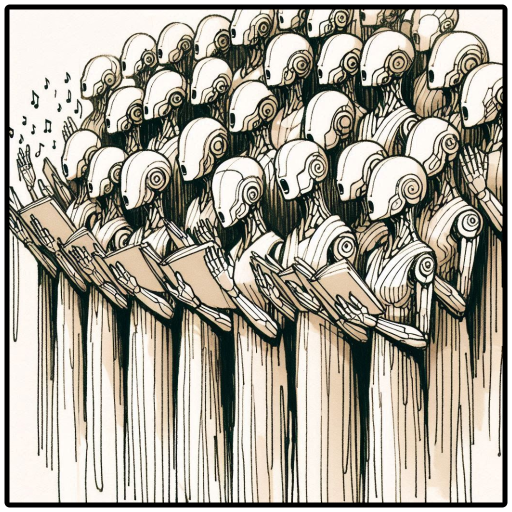
#> input picture ai-choir.png, 1024 x 1024 px (shown at 1/2 size)
$ python make_rounded_icns.py ai-choir.png
#> lines starting #> are read from the running program, lines starting #| are printed output that depends on the picture; after the words box and inside, x2 and y2 are one past the last pixel; in counts of white or black regions, pixels touching at a corner belong together
#!/usr/bin/env python3
"""Reshape the source icon art into a macOS-style rounded icon and build the
.icns. macOS app icons are a rounded square ("squircle") inset with transparent
padding (~83% of the canvas, ~22% corner radius) -- without this the icon shows
sharp corners and visually sticks out next to native apps.

Usage: python make_rounded_icns.py [source.png]   (default: icon.png)
"""
import os
import shutil
import subprocess
import sys

from PIL import Image, ImageChops, ImageDraw

CANVAS = 1024
MARGIN = 88                       # ~8.6% padding each side -> body ~82.8%
BODY = CANVAS - 2 * MARGIN        # 848
RADIUS = round(BODY * 0.2237)     # ~190, Apple's corner-radius ratio


def make_rounded(src):
#> called with src = 'ai-choir.png'
    art = Image.open(src).convert("RGBA").resize((BODY, BODY), Image.LANCZOS)
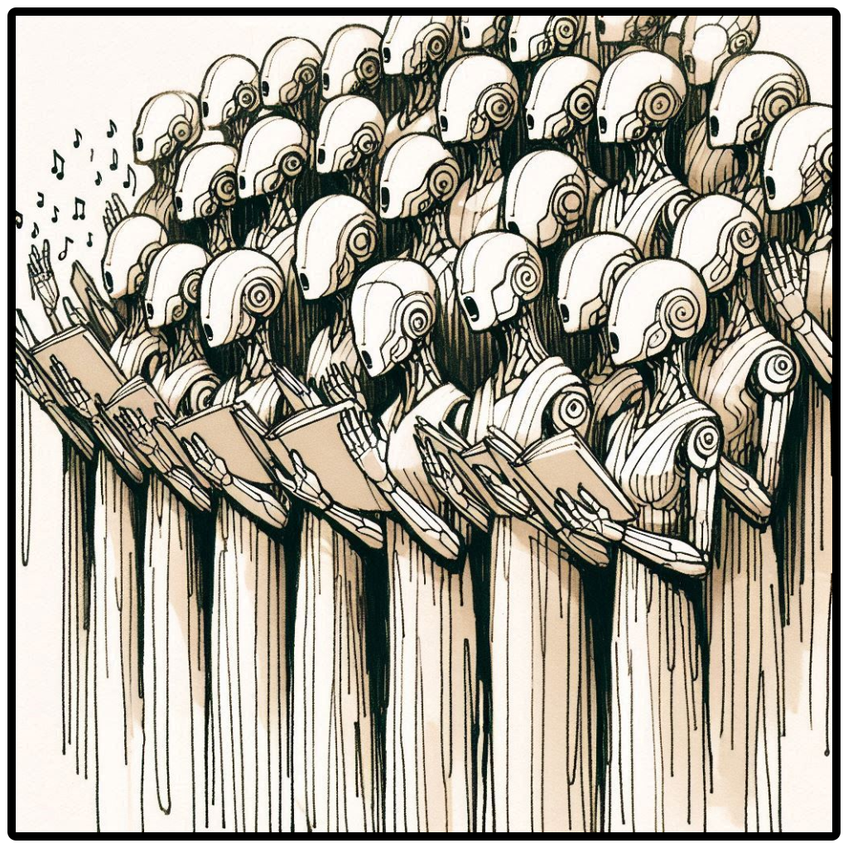
#> art: PIL image 848x848 RGBA; mean R, G, B, A 159.4, 154.8, 143, 246.1; transparent parts drawn white

    mask = Image.new("L", (BODY, BODY), 0)
#> mask: PIL image 848x848 L; every value is 0
    ImageDraw.Draw(mask).rounded_rectangle(
        [0, 0, BODY - 1, BODY - 1], radius=RADIUS, fill=255)
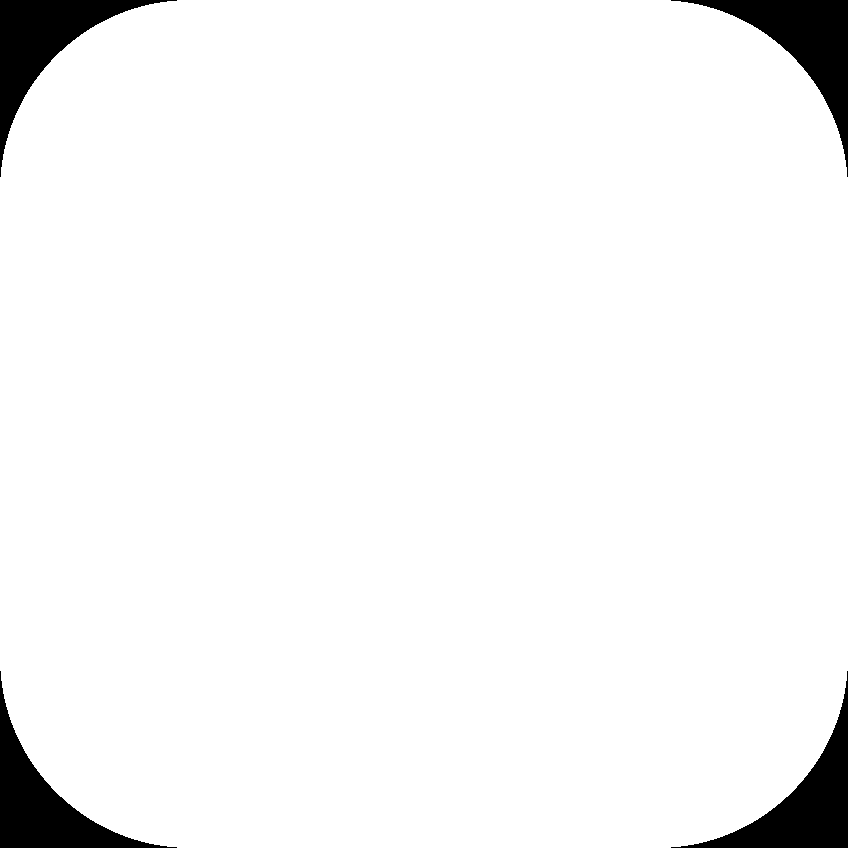
#> mask: PIL image 848x848 L; 95.7% white; 4 black regions, box (x1, y1, x2, y2) and area: (0, 0, 177, 177) 7802, (671, 0, 848, 177) 7802, (0, 671, 177, 848) 7802, (671, 671, 848, 848) 7802
    # combine with any existing alpha so internal transparency is preserved
    art.putalpha(ImageChops.multiply(art.getchannel("A"), mask))

    canvas = Image.new("RGBA", (CANVAS, CANVAS), (0, 0, 0, 0))
#> canvas: PIL image 1024x1024 RGBA; every value is 0
    canvas.paste(art, (MARGIN, MARGIN), art)
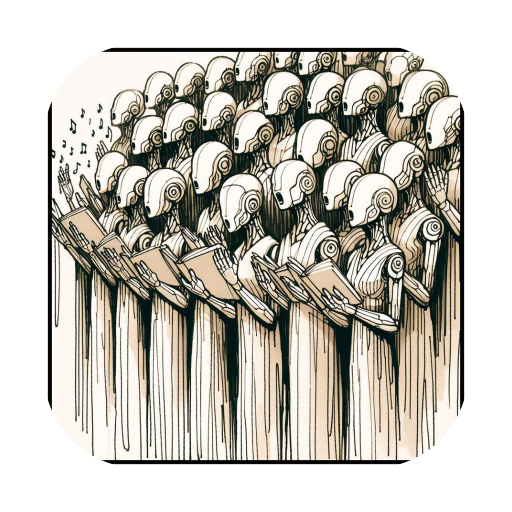
#> canvas: PIL image 1024x1024 RGBA (shown at 1/2 size); mean R, G, B, A 105.8, 102.7, 94.7, 163.2; transparent parts drawn white
    return canvas


def build_icns(master, out_path):
#> called with out_path = 'icon.icns'
    iconset = "icon.iconset"
    if os.path.exists(iconset):
        shutil.rmtree(iconset)
    os.makedirs(iconset)
    # Apple iconset: base size + @2x for each
    for base in (16, 32, 128, 256, 512):
        for scale in (1, 2):
            px = base * scale
            name = f"icon_{base}x{base}{'@2x' if scale == 2 else ''}.png"
            master.resize((px, px), Image.LANCZOS).save(os.path.join(iconset, name))
#> this loop made 5 passes
#> pass 1, in build_icns, `master.resize((px, px), Image.LANCZOS).save(os.path.join(iconset, name))`:
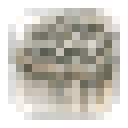
#> saved as icon_16x16.png: PIL image 16x16 RGBA (shown 8 times larger); mean R, G, B, A 139.7, 136, 127.1, 162.3; transparent parts drawn white
#> pass 1, in build_icns, `master.resize((px, px), Image.LANCZOS).save(os.path.join(iconset, name))`:
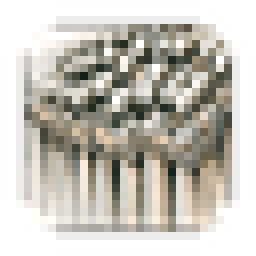
#> saved as icon_16x16@2x.png: PIL image 32x32 RGBA (shown 8 times larger); mean R, G, B, A 114.6, 111.4, 103.3, 163.3; transparent parts drawn white
#> pass 2, in build_icns, `master.resize((px, px), Image.LANCZOS).save(os.path.join(iconset, name))`:
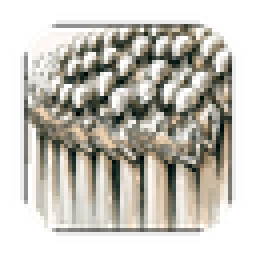
#> saved as icon_32x32@2x.png: PIL image 64x64 RGBA (shown 4 times larger); mean R, G, B, A 110.5, 107.5, 99.5, 163.3; transparent parts drawn white
    subprocess.run(["iconutil", "-c", "icns", iconset, "-o", out_path], check=True)
#> (this line was passed over: subprocess is not available in this run)
    shutil.rmtree(iconset)


def main():
    src = sys.argv[1] if len(sys.argv) > 1 else "icon.png"
    master = make_rounded(src)
    master.save("icon_rounded.png")
    build_icns(master, "icon.icns")
    print("Wrote icon_rounded.png and rounded icon.icns")


if __name__ == "__main__":
    main()

$ run again, on so-vits-svc/so-vits-svc-4.1-Stable/shadowdiffusion.png
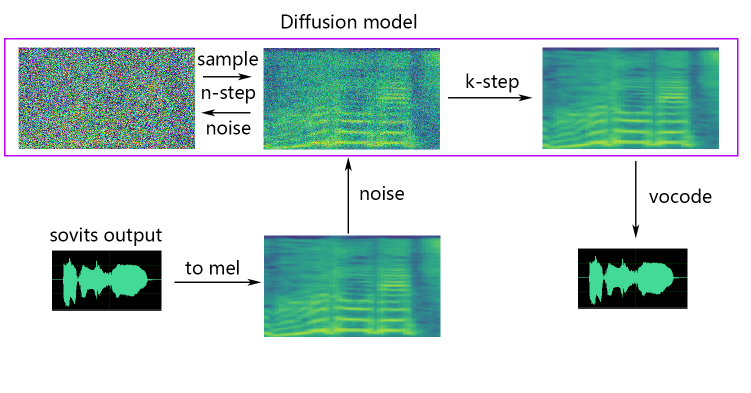
#> input picture so-vits-svc/so-vits-svc-4.1-Stable/shadowdiffusion.png, 1502 x 786 px (shown at 1/2 size)
#> in make_rounded, `art = Image.open(src).convert("RGBA").resize((BODY, BODY), Image.LANCZ..`:
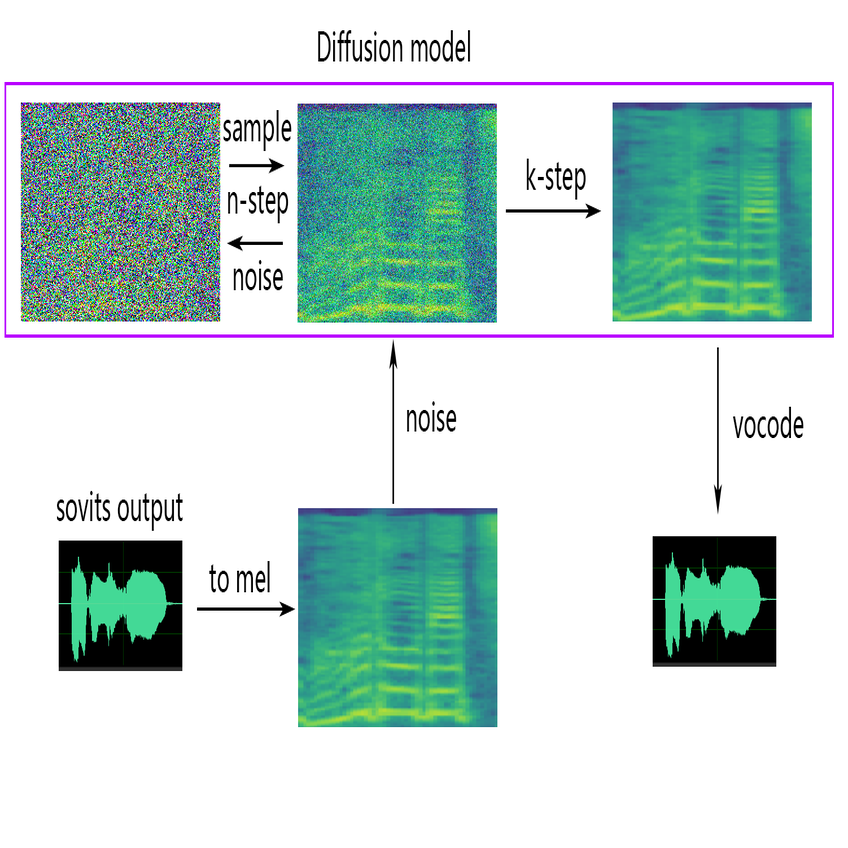
#> art: PIL image 848x848 RGBA; mean R, G, B, A 196.1, 216.9, 212.6, 255
#> the loop in build_icns, `for base in (16, 32, 128, 256, 512):` made 5 passes
#> pass 2, in build_icns, `master.resize((px, px), Image.LANCZOS).save(os.path.join(iconset, name))`:
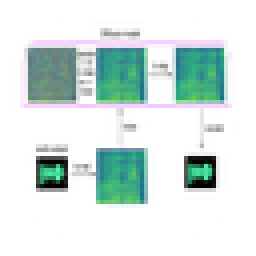
#> saved as icon_32x32@2x.png: PIL image 64x64 RGBA (shown 4 times larger); mean R, G, B, A 145, 159.1, 156.3, 167.3; transparent parts drawn white
